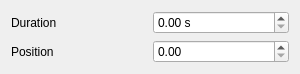
<?xml version="1.0" encoding="UTF-8"?>
<ui version="4.0">
 <class>CTimelineSeqeunceInstructionWidgetLinearToy</class>
 <widget class="CTimelineSeqeunceInstructionWidgetBase" name="CTimelineSeqeunceInstructionWidgetLinearToy">
  <property name="geometry">
   <rect>
    <x>0</x>
    <y>0</y>
    <width>300</width>
    <height>64</height>
   </rect>
  </property>
  <property name="windowTitle">
   <string>Form</string>
  </property>
  <layout class="QGridLayout" name="gridLayout">
   <item row="0" column="0">
    <widget class="QLabel" name="label_4">
     <property name="text">
      <string>Duration</string>
     </property>
    </widget>
   </item>
   <item row="0" column="1">
    <widget class="QDoubleSpinBox" name="pDurationSpinBox">
     <property name="suffix">
      <string> s</string>
     </property>
    </widget>
   </item>
   <item row="1" column="0">
    <widget class="QLabel" name="label_3">
     <property name="text">
      <string>Position</string>
     </property>
    </widget>
   </item>
   <item row="1" column="1">
    <widget class="QDoubleSpinBox" name="pPositionSpinBox"/>
   </item>
  </layout>
 </widget>
 <customwidgets>
  <customwidget>
   <class>CTimelineSeqeunceInstructionWidgetBase</class>
   <extends>QWidget</extends>
   <header>Editor/SequenceEditor/TimelineSeqeunceInstructionWidgets.h</header>
   <container>1</container>
  </customwidget>
 </customwidgets>
 <resources/>
 <connections/>
</ui>
